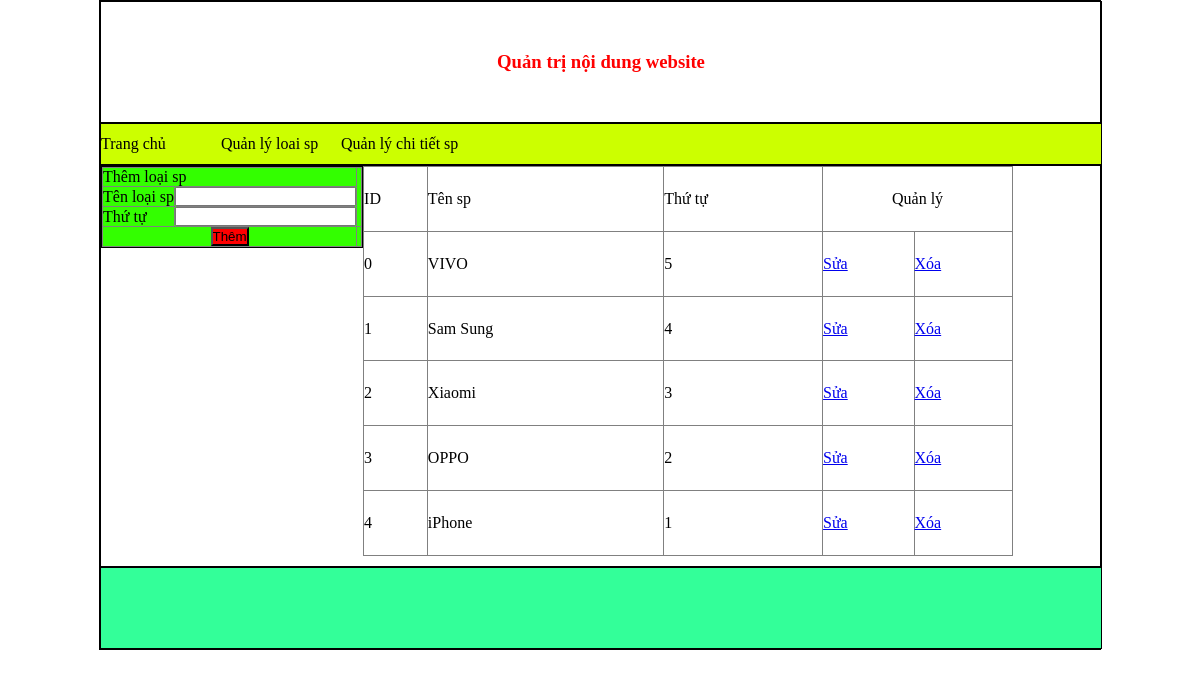
The page /admincp/modules/index.php?quanly=quanlyloaisp&ac=them (signed in) on the database as committed earlier.
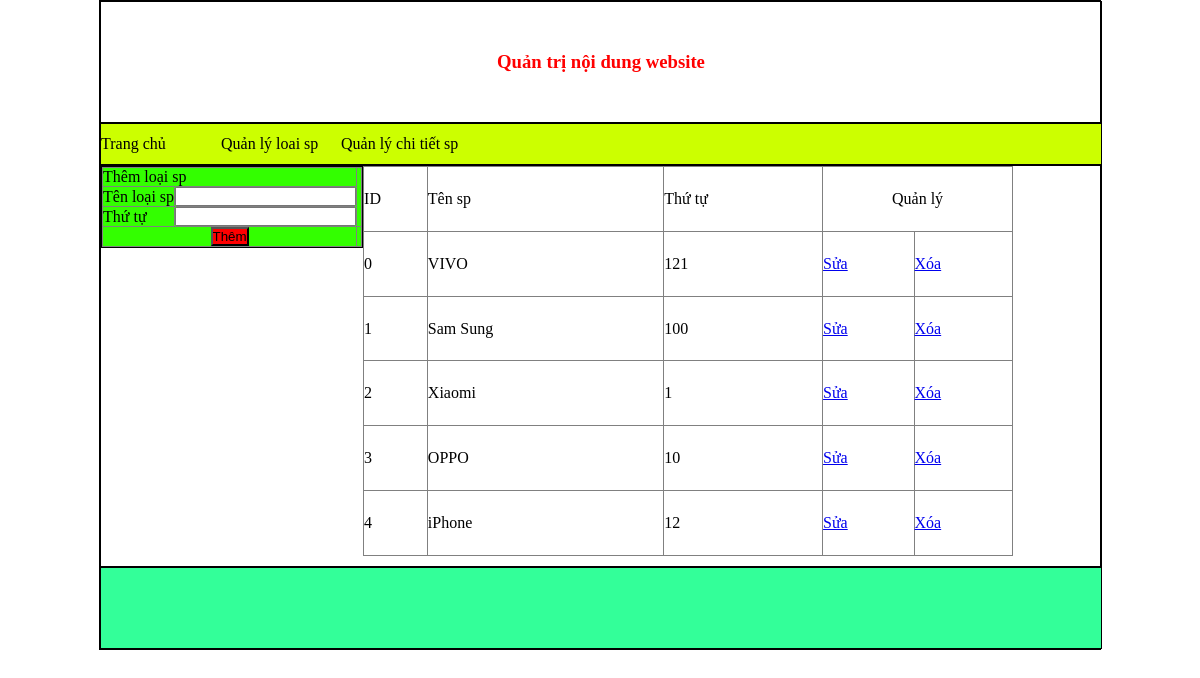
The same page on the database as committed later.
### tables this page shows
CREATE TABLE `loaisp` (
  `id_loaisp` int(11) NOT NULL,
  `tenloaisp` varchar(255) NOT NULL,
  `thutu` int(100) NOT NULL
);

### admincp/modules/modules/quanlyloaisp/lietke.php (the view)
<?php
	$sql="select * from loaisp order by id_loaisp desc";
	$run=mysql_query($sql);
?>
<table width="65%" height="390px" border="1" >
  <tr>
    <td>ID</td>
    <td>Tên sp</td>
    <td>Thứ tự</td>
    <td colspan="2"><div align="center">Quản lý</div></td>
  </tr>
  <?php
    $i=0;
  while($dong=mysql_fetch_array($run)){
  ?>
  <tr>
    <td> <?php echo $i; ?></td>
    <td><?php echo $dong['tenloaisp'] ?></td>
    <td><?php echo $dong['thutu'] ?></td>
    <td><a href="index.php?quanly=quanlyloaisp&ac=sua&id=<?php echo $dong['id_loaisp']?>">Sửa</td>
    <td><a href="modules/quanlyloaisp/xuly.php?id=<?php echo $dong['id_loaisp'] ?> "> Xóa</a></td>
  </tr>
  <?php
  $i++;
  }
  ?>
</table>

Rows that differ between the two databases and show on the page:
changed loaisp "VIVO": thutu "5" → "121"
changed loaisp "Sam Sung": thutu "4" → "100"
changed loaisp "Xiaomi": thutu "3" → "1"
changed loaisp "OPPO": thutu "2" → "10"
changed loaisp "iPhone": thutu "1" → "12"
